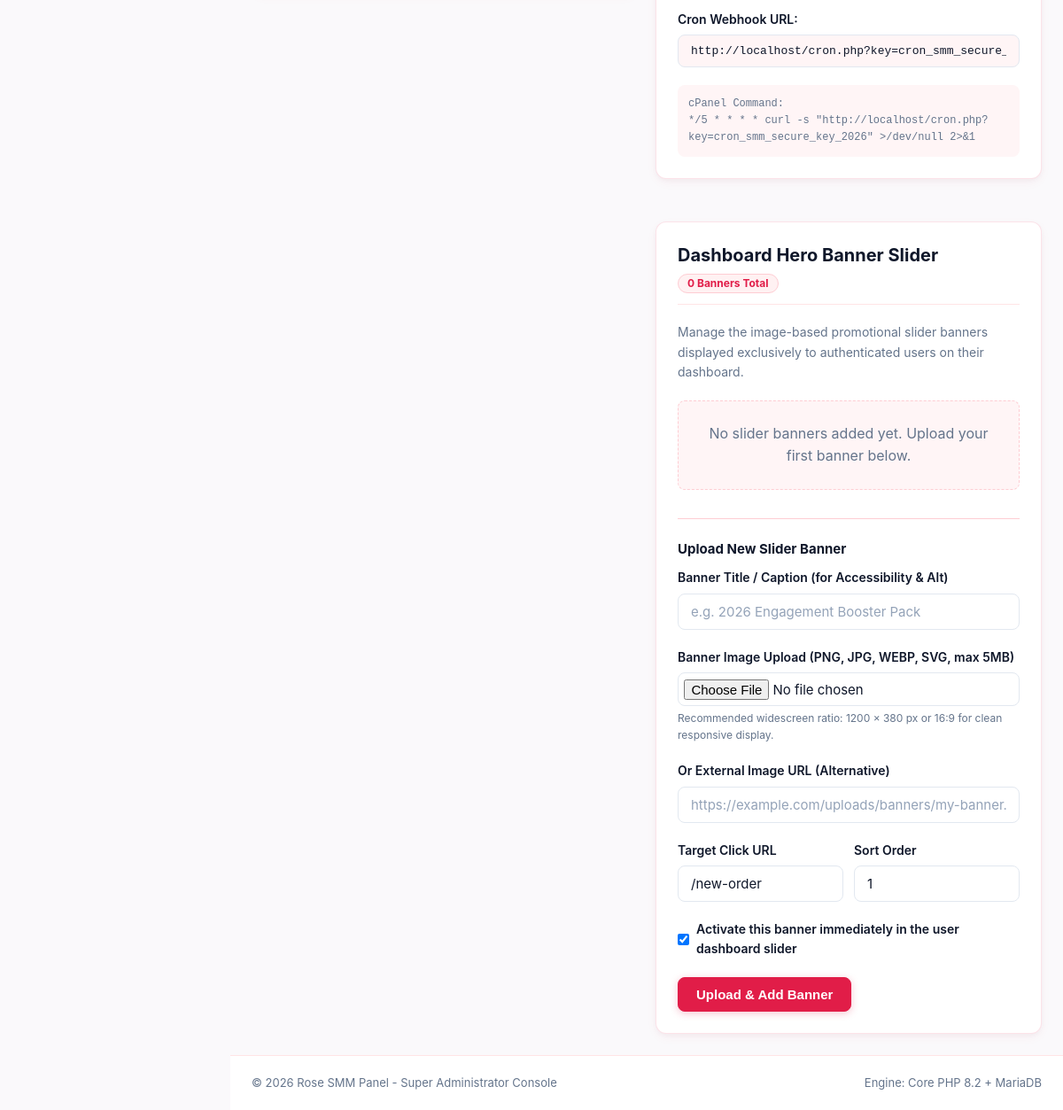
The app's page /admin/settings (signed in, lower part), older data.
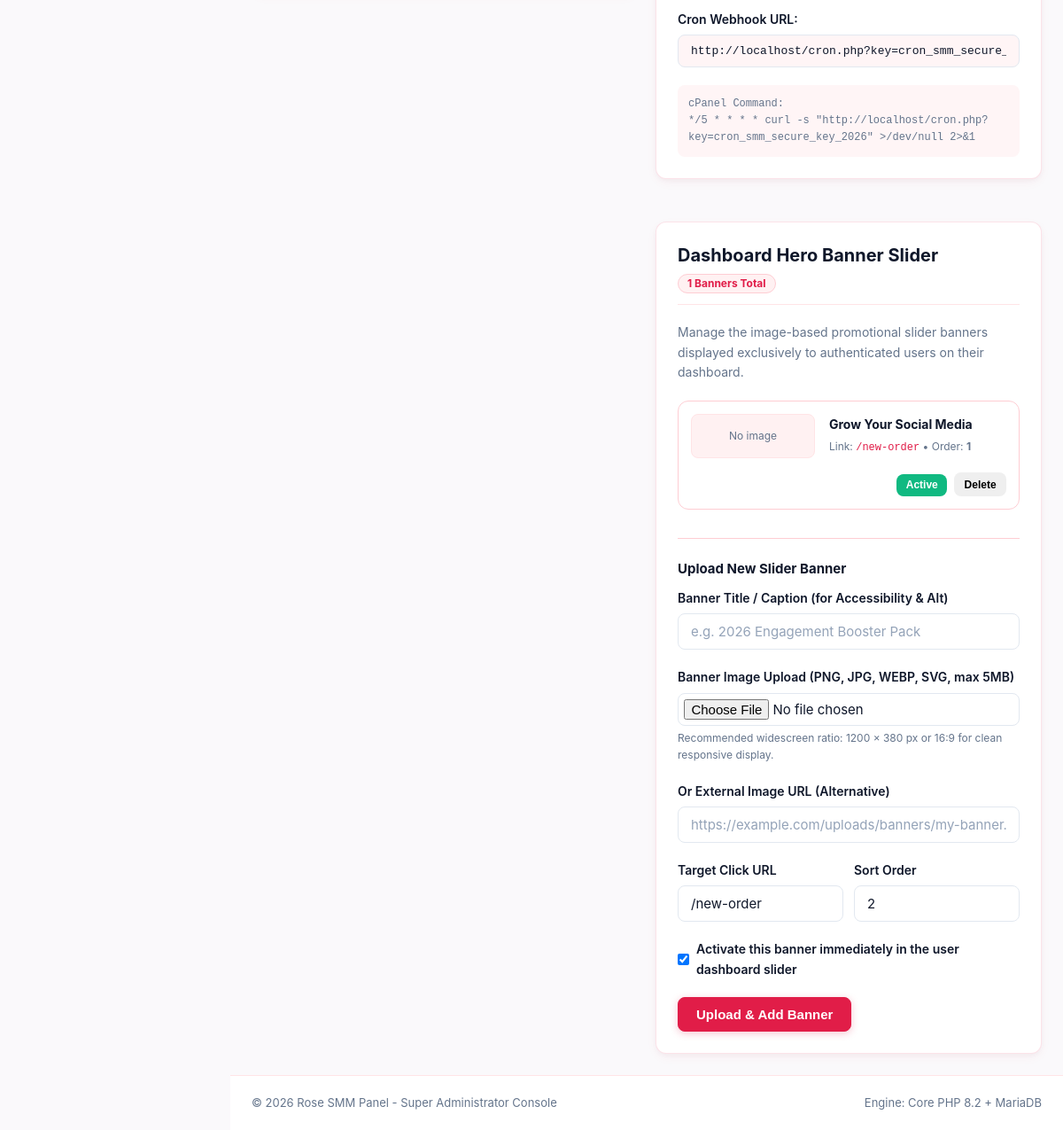
The same page, newer data.
### tables this page shows
CREATE TABLE IF NOT EXISTS `hero_banners` (
  `id` INT NOT NULL AUTO_INCREMENT,
  `heading` VARCHAR(255) NOT NULL,
  `subheading` VARCHAR(255) DEFAULT NULL,
  `description` TEXT DEFAULT NULL,
  `cta_text` VARCHAR(100) NOT NULL DEFAULT 'Explore Services',
  `cta_link` VARCHAR(255) NOT NULL DEFAULT '/new-order',
  `image_url` VARCHAR(255) DEFAULT NULL,
  `sort_order` INT NOT NULL DEFAULT 0,
  `is_active` TINYINT(1) NOT NULL DEFAULT 1,
  `created_at` TIMESTAMP NULL DEFAULT CURRENT_TIMESTAMP,
  `updated_at` TIMESTAMP NULL DEFAULT CURRENT_TIMESTAMP ON UPDATE CURRENT_TIMESTAMP,
  PRIMARY KEY (`id`)
);

### includes/functions.php (called while the page is built, shortened)
<?php
require_once __DIR__ . '/../db.php';
function e(?string $string): string {
    return htmlspecialchars($string ?? '', ENT_QUOTES, 'UTF-8');
}
function get_setting(string $key, ?string $default = null): ?string {
    static $settingsCache = null;
    if ($settingsCache === null) {
        $rows = DB::fetchAll("SELECT setting_key, setting_value FROM settings");
        $settingsCache = [];
        foreach ($rows as $row) {
            $settingsCache[$row['setting_key']] = $row['setting_value'];
        }
    }
    return $settingsCache[$key] ?? $default;
}

### db.php (called while the page is built, shortened)
<?php
class DB {
    private static ?PDO $instance = null;
    public static function getConnection(): PDO {
        if (self::$instance === null) {
            $dsn = sprintf(
                'mysql:host=%s;port=%s;dbname=%s;charset=utf8mb4',
                DB_HOST,
                DB_PORT,
                DB_NAME
            );
            $options = [
                PDO::ATTR_ERRMODE            => PDO::ERRMODE_EXCEPTION,
                PDO::ATTR_DEFAULT_FETCH_MODE => PDO::FETCH_ASSOC,
                PDO::ATTR_EMULATE_PREPARES   => false,
                PDO::MYSQL_ATTR_INIT_COMMAND => "SET NAMES utf8mb4 COLLATE utf8mb4_unicode_ci"
            ];
            try {
                self::$instance = new PDO($dsn, DB_USER, DB_PASS, $options);
            } catch (PDOException $e) {
                error_log("Database Connection Error: " . $e->getMessage());
                http_response_code(500);
                die("<div style='font-family:system-ui;padding:40px;max-width:500px;margin:50px auto;border-radius:12px;background:#fff;border:1px solid #fecdd3;color:#9f1239;'>
                    <h2 style='margin-top:0;'>Database Connection Required</h2>
                    <p>Unable to connect to the MySQL database. Please verify your database configuration in <code>config.php</code> or <code>.env</code>.</p>
                </div>");
            }
        }
        return self::$instance;
    }
    public static function query(string $sql, array $params = []): PDOStatement {
        $stmt = self::getConnection()->prepare($sql);
        $stmt->execute($params);
        return $stmt;
    }
    public static function fetchAll(string $sql, array $params = []): array {
        $stmt = self::query($sql, $params);
        return $stmt->fetchAll();
    }
}

### themes/classic/views/admin/settings.php (the view, shortened to what the changed rows need)
<?php
require __DIR__ . '/header.php';
$cronKey = get_setting('cron_key', 'cron_smm_secure_key_2026');
$cronUrl = (isset($_SERVER['HTTPS']) && $_SERVER['HTTPS'] === 'on' ? 'https' : 'http') . '://' . ($_SERVER['HTTP_HOST'] ?? 'localhost') . '/cron.php?key=' . urlencode($cronKey);
$allBanners = DB::fetchAll("SELECT * FROM hero_banners ORDER BY sort_order ASC, id ASC");
?>
<div class="grid grid-cols-2" style="align-items: start;">
  <div style="display: flex; flex-direction: column; gap: 1.5rem;">
    <div class="card" id="cron_settings_card">
      <div class="form-group">
        <label class="form-label">Cron Webhook URL:</label>
        <input type="text" readonly value="<?= e($cronUrl) ?>" class="form-control" style="font-family: monospace; font-size: 0.8125rem; background: var(--bg-subtle);">
      </div>
      <div style="background: var(--bg-subtle); padding: 0.75rem; border-radius: var(--radius-sm); font-family: monospace; font-size: 0.75rem; color: var(--text-muted);">
        cPanel Command:<br>
        */5 * * * * curl -s "<?= e($cronUrl) ?>" >/dev/null 2>&1
      </div>
    </div>
    <div class="card" id="hero_banner_settings_card" style="margin-top: 1.5rem;">
      <div class="card-header" style="display: flex; justify-content: space-between; align-items: center;">
        <h3 class="card-title">Dashboard Hero Banner Slider</h3>
        <span class="badge" style="background: var(--rose-50); color: var(--primary-rose); border: 1px solid var(--rose-200); font-weight: 700;">
          <?= count($allBanners) ?> Banners Total
        </span>
      </div>
      <p style="font-size: 0.875rem; color: var(--text-muted); margin-bottom: 1.25rem;">
        Manage the image-based promotional slider banners displayed exclusively to authenticated users on their dashboard.
      </p>
      <div style="display: flex; flex-direction: column; gap: 1rem; margin-bottom: 2rem;" id="slider_banners_list">
        <?php if (empty($allBanners)): ?>
          <div style="padding: 1.5rem; text-align: center; color: var(--text-muted); background: var(--bg-subtle); border-radius: var(--radius-sm); border: 1px dashed var(--rose-200);">
            No slider banners added yet. Upload your first banner below.
          </div>
        <?php else: ?>
          <?php foreach ($allBanners as $b): ?>
            <div style="display: flex; gap: 1rem; align-items: center; padding: 0.875rem; border: 1px solid var(--rose-200); border-radius: var(--radius-md); background: #ffffff; flex-wrap: wrap;">
              <div style="width: 140px; height: 50px; border-radius: var(--radius-sm); overflow: hidden; background: var(--rose-50); flex-shrink: 0; border: 1px solid var(--rose-100); display: flex; align-items: center; justify-content: center;">
                <?php if (!empty($b['image_url'])): ?>
                  <img src="<?= e($b['image_url']) ?>" alt="Banner" style="width: 100%; height: 100%; object-fit: cover;">
                <?php else: ?>
                  <span style="font-size: 0.75rem; color: var(--text-muted);">No image</span>
                <?php endif; ?>
              </div>
              <div style="flex: 1; min-width: 180px;">
                <div style="font-weight: 700; font-size: 0.875rem; color: var(--text-main); margin-bottom: 0.2rem;">
                  <?= e($b['heading']) ?>
                </div>
                <div style="font-size: 0.75rem; color: var(--text-muted); word-break: break-all;">
                  Link: <span style="color: var(--primary-rose); font-family: monospace;"><?= e($b['cta_link'] ?: '/new-order') ?></span>
                  &bull; Order: <strong><?= (int)$b['sort_order'] ?></strong>
                </div>
              </div>
              <div style="display: flex; align-items: center; gap: 0.5rem; margin-left: auto;">
                <form method="POST" action="/admin/banners/toggle" style="display: inline; margin: 0;">
                  <button type="submit" class="btn btn-sm" style="background: <?= $b['is_active'] ? 'var(--emerald-500, #10b981)' : '#94a3b8' ?>; color: #ffffff; padding: 0.35rem 0.65rem; font-size: 0.75rem; border: none;">
                    <?= $b['is_active'] ? 'Active' : 'Inactive' ?>
                  </button>
                </form>
                <form method="POST" action="/admin/banners/delete" style="display: inline; margin: 0;" onsubmit="return confirm('Are you sure you want to remove this banner from the slider?');">
                  <button type="submit" class="btn btn-danger btn-sm" style="padding: 0.35rem 0.65rem; font-size: 0.75rem;">
                    Delete
                  </button>
                </form>
              </div>
            </div>
          <?php endforeach; ?>
        <?php endif; ?>
      </div>
      <div style="border-top: 1px solid var(--rose-200); padding-top: 1.5rem;" id="add_slider_banner_box">
        <h4 style="font-size: 0.9375rem; font-weight: 700; margin-bottom: 0.75rem; color: var(--rose-950);">
          Upload New Slider Banner
        </h4>
        <form method="POST" action="/admin/banners/add" enctype="multipart/form-data" id="add_slider_banner_form">
          <div class="form-group">
            <label class="form-label">Banner Title / Caption (for Accessibility & Alt)</label>
            <input type="text" name="heading" class="form-control" placeholder="e.g. 2026 Engagement Booster Pack" required>
          </div>
          <div class="form-group">
            <label class="form-label">Banner Image Upload (PNG, JPG, WEBP, SVG, max 5MB)</label>
            <input type="file" name="banner_file" class="form-control" accept="image/png,image/jpeg,image/webp,image/svg+xml,image/gif" style="padding: 0.4rem;">
            <small style="color: var(--text-muted); font-size: 0.75rem; display: block; margin-top: 0.25rem;">
              Recommended widescreen ratio: 1200 &times; 380 px or 16:9 for clean responsive display.
            </small>
          </div>
          <div class="form-group">
            <label class="form-label">Or External Image URL (Alternative)</label>
            <input type="url" name="image_url" class="form-control" placeholder="https://example.com/uploads/banners/my-banner.png">
          </div>
          <div class="grid grid-cols-2" style="gap: 0.75rem;">
            <div class="form-group">
              <label class="form-label">Target Click URL</label>
              <input type="text" name="cta_link" class="form-control" value="/new-order" required>
            </div>
            <div class="form-group">
              <label class="form-label">Sort Order</label>
              <input type="number" name="sort_order" class="form-control" value="<?= count($allBanners) + 1 ?>" min="1" required>
            </div>
          </div>
          <div class="form-group">
            <label class="form-label" style="display: flex; align-items: center; gap: 0.5rem; cursor: pointer;">
              <input type="checkbox" name="is_active" value="1" checked style="width: auto;">
              <span>Activate this banner immediately in the user dashboard slider</span>
            </label>
          </div>
          <button type="submit" class="btn btn-primary" id="btn_upload_banner">
            Upload &amp; Add Banner
          </button>
        </form>
      </div>
    </div>
  </div>
</div>
<?php require __DIR__ . '/footer.php'; ?>

Row changes from the older to the newer data that the page shows:
added hero_banners: shows "No image", heading "Grow Your Social Media", cta_link "/new-order", sort_order "1", is_active "Active"
Text that changed along with them:
count($allBanners): "0" → "1"
form field sort_order: "1" → "2"
text no longer shown: "No slider banners added yet. Upload your first banner below."
